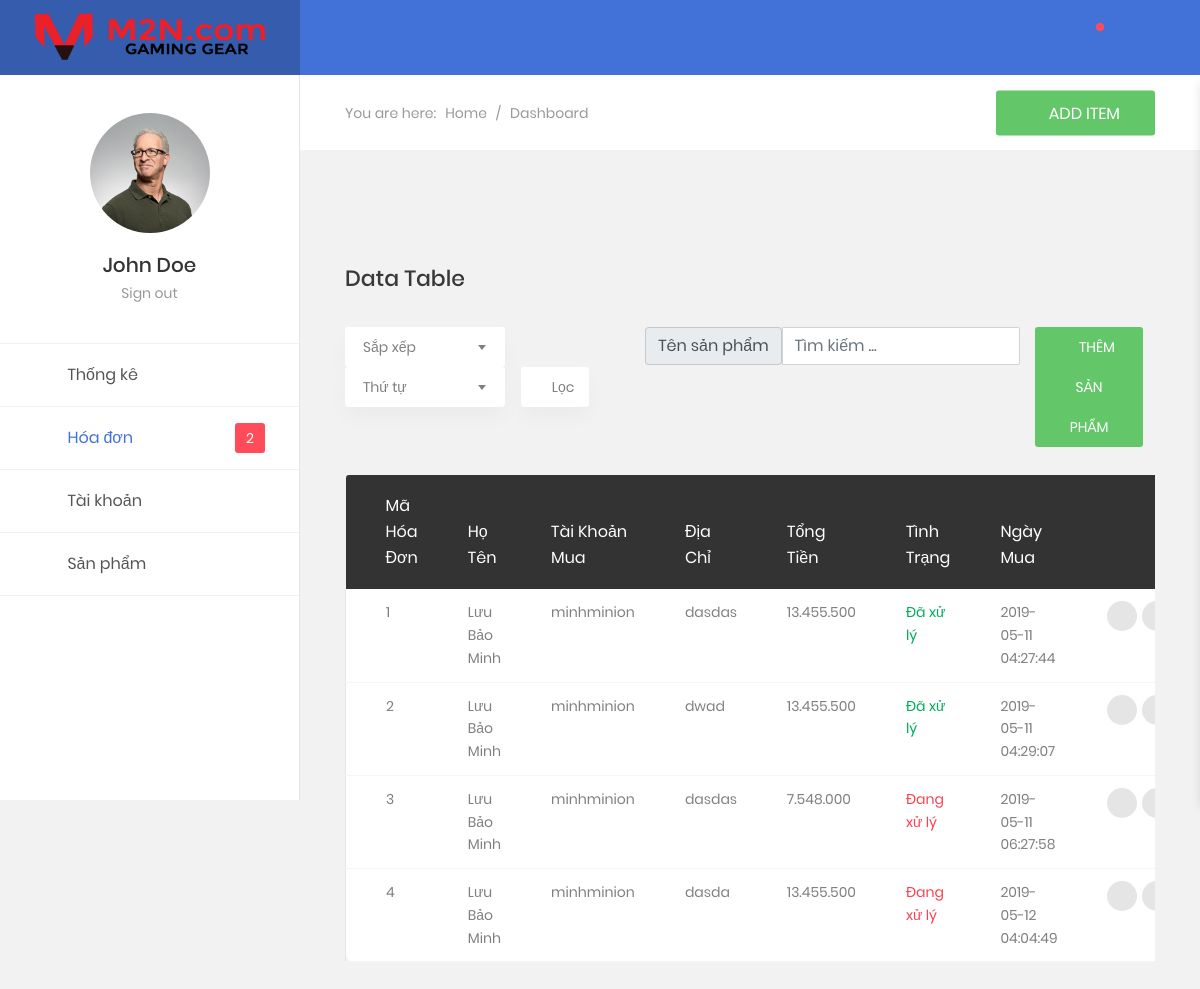
Page /dashboard/receiptTable.php on the committed database.
### tables this page shows
CREATE TABLE `receipt` (
  `receiptID` int(11) NOT NULL,
  `userName` varchar(10) NOT NULL,
  `firstName` varchar(10) NOT NULL,
  `lastName` varchar(10) NOT NULL,
  `country` varchar(30) NOT NULL,
  `address` varchar(50) NOT NULL,
  `phone` varchar(11) NOT NULL,
  `email` varchar(50) NOT NULL,
  `description` varchar(100) NOT NULL,
  `receiptTotal` int(11) NOT NULL,
  `receiptDate` datetime NOT NULL,
  `status` tinyint(1) NOT NULL
);

### XuLy/conSQL.php (called while the page is built, shortened)
<?php
    class conSQL
    {
        public static function executeQuery($sql)
        {
            include ('dbConfig.inc');
            if (!($connection = mysqli_connect($hostName, $username, $password,$databaseName)))
                die ("couldn't connect to localhost");
            if (!($result = mysqli_query($connection,$sql)))
                showError();
            return $result;
        }
    }
?>

### dashboard/receiptTable.php (the view, shortened to what this page needs)
<!DOCTYPE html>
<html lang="en">
<head>
    <?php
        require("./../XuLy/conSQL.php");
        include("./model/head_css.php")
    ?>
</head>
<body class="animsition">
    <div class="page-wrapper">
        <?php include("./model/menuBar.php") ?>
        <div class="page-container2">
            <?php include("./model/header.php") ?>
            <section class="au-breadcrumb m-t-75">
                <div class="section__content section__content--p30">
                    <div class="container-fluid">
                        <div class="row">
                            <div class="col-md-12">
                                <div class="au-breadcrumb-content">
                                    <div class="au-breadcrumb-left">
                                        <span class="au-breadcrumb-span">You are here:</span>
                                        <ul class="list-unstyled list-inline au-breadcrumb__list">
                                            <li class="list-inline-item active">
                                                <a href="#">Home</a>
                                            </li>
                                            <li class="list-inline-item seprate">
                                                <span>/</span>
                                            </li>
                                            <li class="list-inline-item">Dashboard</li>
                                        </ul>
                                    </div>
                                    <button class="au-btn au-btn-icon au-btn--green">
                                        <i class="zmdi zmdi-plus"></i>add item</button>
                                </div>
                            </div>
                        </div>
                    </div>
                </div>
            </section>
            <div class="main-content">
                <div class="section__content section__content--p30">
                    <div class="container-fluid">
                        <div class="row">
                            <div class="col-md-12">
                                <h3 class="title-5 m-b-35">data table</h3>
                                <div class="table-data__tool">
                                    <div class="table-data__tool-left">
                                        <div class="rs-select2--light rs-select2--md">
                                        </div>
                                        <div class="rs-select2--light rs-select2--md">
                                        </div>
                                        <button class="au-btn-filter product-filter">
                                            <i class="zmdi zmdi-filter-list"></i>Lọc</button>
                                    </div>
                                    <div class="col col-md-6">
                                        <div class="input-group">
                                            <div class="input-group-addon">Tên sản phẩm</div>
                                            <input type="text" id="searchProduct" name="input3-group2" placeholder="Tìm kiếm ... " class="form-control">
                                        </div>
                                    </div>
                                    <div class="table-data__tool-right">
                                        <button class="au-btn au-btn-icon au-btn--green au-btn--small">
                                            <i class="zmdi zmdi-plus"></i>Thêm sản phẩm</button>
                                    </div>
                                </div>
                                <div class="table-responsive m-b-40">
                                    <table class="table table-borderless table-data3">
                                        <thead>
                                            <tr>
                                                <th>Mã hóa đơn</th>
                                                <th>Họ Tên</th>
                                                <th>Tài khoản mua</th>
                                                <th>Địa chỉ</th>
                                                <th>Tổng tiền</th>
                                                <th>Tình trạng</th>
                                                <th>Ngày mua</th>
                                                <th></th>
                                            </tr>
                                        </thead>
                                        <tbody>
                                            <?php
                                                $output="";
                                                $sql='SELECT * FROM receipt ';
                                                $rs = conSQL :: executeQuery($sql);
                                                while($row = mysqli_fetch_array($rs))
                                                {
                                                    $output.='  <tr>
                                                                    <td>'.$row['receiptID'].'</td>
                                                                    <td>'.$row['firstName'].' '.$row['lastName'].'</td>
                                                                    <td>'.$row['userName'].'</td>
                                                                    <td>'.$row['address'].'</td>
                                                                    <td>'.number_format($row['receiptTotal'],0,".",".").'</td>
                                                                    '.receiptState($row['status']).'
                                                                    <td>'.$row['receiptDate'].'</td>
                                                                    <td>
                                                                        <div class="table-data-feature">
                                                                            <button class="item" data-toggle="tooltip" data-placement="top" title="" data-original-title="Xử lý dơn hàng">
                                                                                <i class="zmdi zmdi-mail-send"></i>
                                                                            </button>
                                                                            <button id="'.$row['receiptID'].'-block" class="item block-product" data-toggle="tooltip" data-placement="top" title="" receiptid="'.$row['receiptID'].'" data-original-title="Chi tiết">
                                                                                <i class="zmdi zmdi-more"></i>
                                                                            </button>
                                                                        </div>
                                                                    </td>
                                                                </tr>';
                                                }
                                                echo $output;
                                                function receiptState($state)
                                                {
                                                    $out = '<td class="denied">Đang xử lý</td>';
                                                    if($state == 1)
                                                    {
                                                        $out = '<td class="process">Đã xử lý</td>';
                                                    }
                                                    return $out;
                                                }
                                            ?>
                                        </tbody>
                                    </table>
                                </div>
                            </div>
                        </div>
                        </div>
                    </div>
                </div>
            </div>
    </div>
</body>
</html>

### rows in the picture
receipt: receiptID "1", firstName "Lưu", lastName "Bảo Minh", userName "minhminion", address "dasdas", receiptTotal "13.455.500", status "Đã xử lý", receiptDate "2019-05-11 04:27:44"
receipt: receiptID "2", firstName "Lưu", lastName "Bảo Minh", userName "minhminion", address "dwad", receiptTotal "13.455.500", status "Đã xử lý", receiptDate "2019-05-11 04:29:07"
receipt: receiptID "3", firstName "Lưu", lastName "Bảo Minh", userName "minhminion", address "dasdas", receiptTotal "7.548.000", receiptDate "2019-05-11 06:27:58"
receipt: receiptID "4", firstName "Lưu", lastName "Bảo Minh", userName "minhminion", address "dasda", receiptTotal "13.455.500", receiptDate "2019-05-12 04:04:49"

### other values in the picture
mysqli_num_rows($rs) "2"
